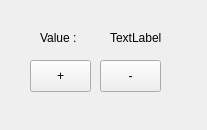
<?xml version="1.0" encoding="UTF-8"?>
<ui version="4.0">
 <class>MainWindow</class>
 <widget class="QMainWindow" name="MainWindow">
  <property name="geometry">
   <rect>
    <x>0</x>
    <y>0</y>
    <width>207</width>
    <height>130</height>
   </rect>
  </property>
  <property name="windowTitle">
   <string>MainWindow</string>
  </property>
  <widget class="QWidget" name="centralwidget">
   <widget class="QLabel" name="label">
    <property name="geometry">
     <rect>
      <x>40</x>
      <y>30</y>
      <width>58</width>
      <height>16</height>
     </rect>
    </property>
    <property name="text">
     <string>Value :</string>
    </property>
   </widget>
   <widget class="QPushButton" name="pushButtonIncrease">
    <property name="geometry">
     <rect>
      <x>30</x>
      <y>60</y>
      <width>61</width>
      <height>32</height>
     </rect>
    </property>
    <property name="text">
     <string>+</string>
    </property>
   </widget>
   <widget class="QLabel" name="label_value">
    <property name="geometry">
     <rect>
      <x>110</x>
      <y>30</y>
      <width>58</width>
      <height>16</height>
     </rect>
    </property>
    <property name="text">
     <string>TextLabel</string>
    </property>
   </widget>
   <widget class="QPushButton" name="pushButtondecress">
    <property name="geometry">
     <rect>
      <x>100</x>
      <y>60</y>
      <width>61</width>
      <height>32</height>
     </rect>
    </property>
    <property name="text">
     <string>-</string>
    </property>
   </widget>
  </widget>
 </widget>
 <resources/>
 <connections/>
</ui>
